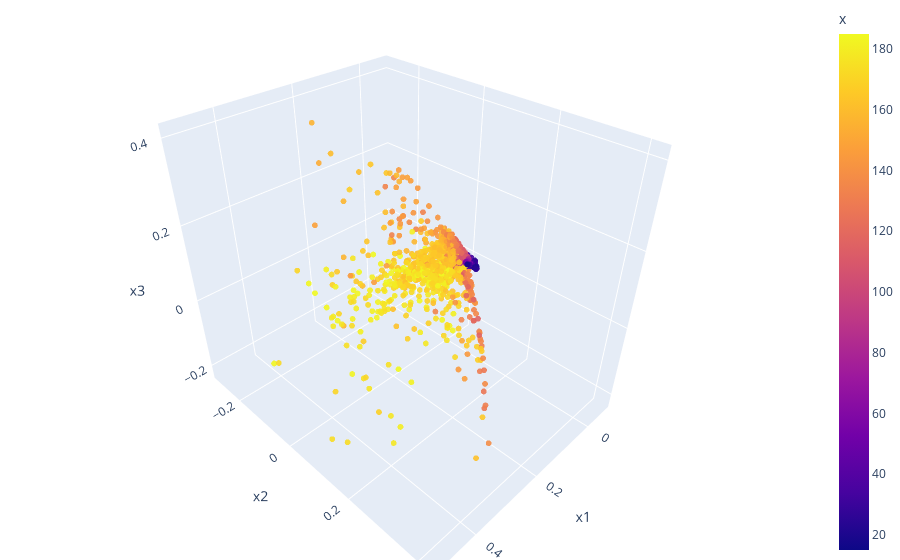

Write notebook code for a chart like this one.
### Markdown cell above
## Kernel PCA

### Code cell
kpca = KernelPCA(n_components=3, kernel="cosine")
kpca_embedding = kpca.fit_transform(parsedData)
kpca_embedding = kpca_embedding[:,0:3]

df = pd.DataFrame(kpca_embedding, columns=['x1', 'x2', 'x3'])
df["x"] = data.x
df["lap"] = data.lap

fig = px.scatter_3d(df, x='x1', y='x2', z='x3', color='x', opacity=0.9, title="PCA")

fig.update_traces(marker_size=2)

# tight layout
fig.update_layout(margin=dict(l=0, r=0, b=0, t=0))
fig.show()

### Figure 1 — Plotly figure (JSON) as saved in the notebook; plotly's stock layout.template omitted (floating-point values rounded to 4 significant figures; data arrays with more than 128 entries replaced by an {"elided": "..."} marker saying what was removed)
{"data": [{"hovertemplate": "x1=%{x}<br>x2=%{y}<br>x3=%{z}<br>x=%{marker.color}<extra></extra>", "legendgroup": "", "marker": {"color": {"elided": "2140 float values"}, "coloraxis": "coloraxis", "opacity": 0.9, "size": 2, "symbol": "circle"}, "mode": "markers", "name": "", "scene": "scene", "showlegend": false, "type": "scatter3d", "x": {"elided": "2140 float values"}, "y": {"elided": "2140 float values"}, "z": {"elided": "2140 float values"}}], "layout": {"coloraxis": {"colorbar": {"title": {"text": "x"}}, "colorscale": [[0, "#0d0887"], [0.1111, "#46039f"], [0.2222, "#7201a8"], [0.3333, "#9c179e"], [0.4444, "#bd3786"], [0.5556, "#d8576b"], [0.6667, "#ed7953"], [0.7778, "#fb9f3a"], [0.8889, "#fdca26"], [1, "#f0f921"]]}, "legend": {"tracegroupgap": 0}, "margin": {"b": 0, "l": 0, "r": 0, "t": 0}, "scene": {"domain": {"x": [0, 1], "y": [0, 1]}, "xaxis": {"title": {"text": "x1"}}, "yaxis": {"title": {"text": "x2"}}, "zaxis": {"title": {"text": "x3"}}}, "title": {"text": "PCA"}}}
